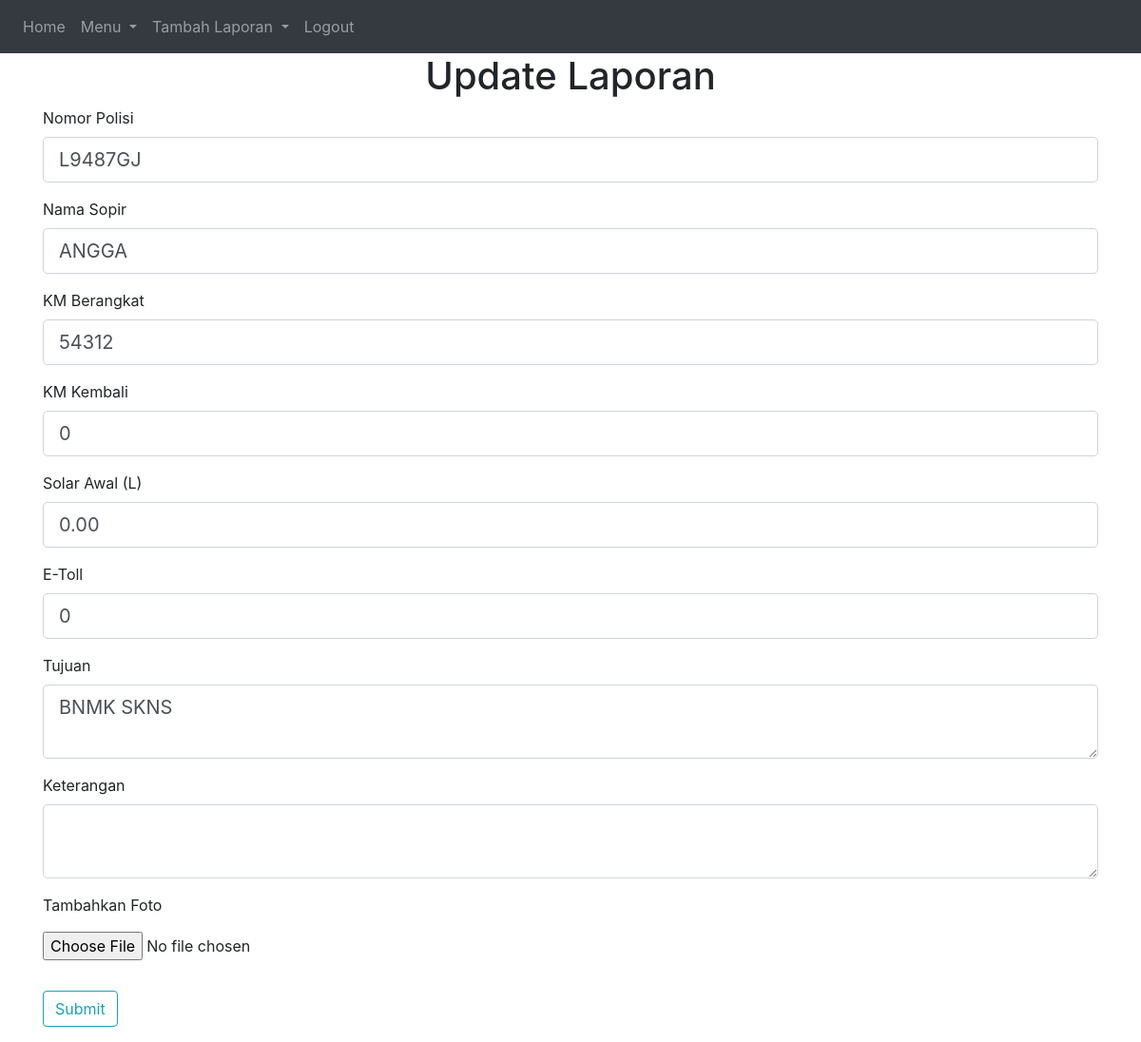
/laporan/8/update (signed in), run on an earlier commit of the app's database.
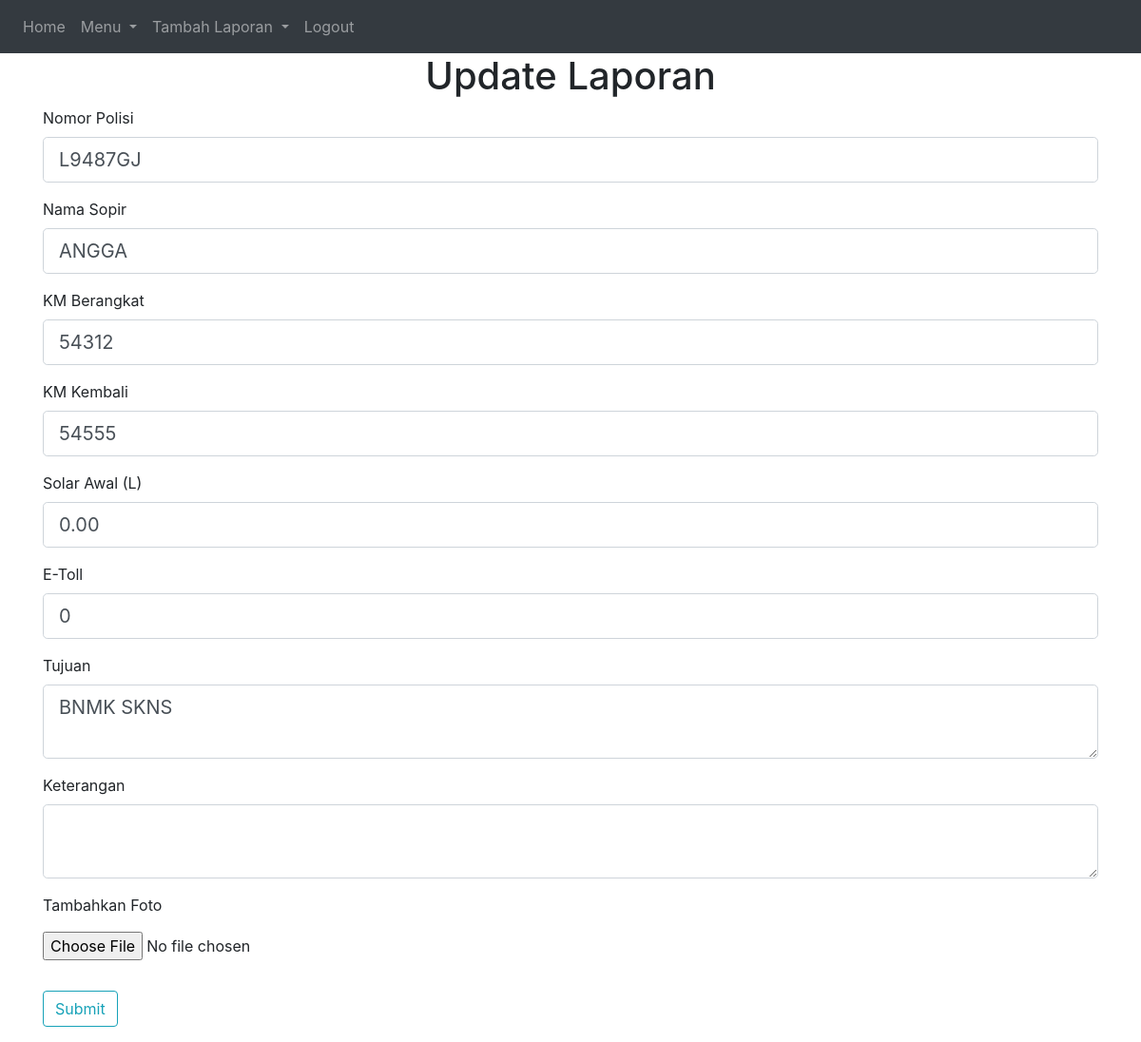
And on a later commit of the database.
### website/models.py (models this page shows, shortened)
class Laporan(db.Model):
    id = db.Column(db.Integer, primary_key=True)
    tgl_brgkt = db.Column(db.DateTime())
    tgl_kmbl = db.Column(db.DateTime())
    nopol = db.Column(db.String(100))
    sopir = db.Column(db.String(100))
    tujuan = db.Column(db.String(500))
    km_awal = db.Column(db.Integer)
    km_isi = db.Column(db.Integer)
    solar_awal = db.Column(db.Float)
    e_toll = db.Column(db.Integer)
    tujuan = db.Column(db.String(500))
    keterangan = db.Column(db.String(500))
    satpam1 = db.Column(db.String(100))
    satpam2 = db.Column(db.String(100))
    img = db.relationship('ImageSet', backref='laporan', lazy=True, uselist=True)

### website/views.py (the view)
@views.route('/laporan/<int:id>/update', methods=['GET', 'POST'])
@login_required
def update_laporan(id):
    laporan = Laporan.query.get_or_404(id)
    form = LaporanAdmin()
    file_foto = form.foto.data
    if form.validate_on_submit():
        laporan.nopol = form.nopol.data.upper()
        laporan.sopir = form.sopir.data.upper()
        laporan.km_awal = form.km_awal.data
        laporan.km_isi = form.km_isi.data
        laporan.solar_awal = form.solar_awal.data
        laporan.e_toll = form.e_toll.data
        laporan.tujuan = form.tujuan.data
        laporan.keterangan = form.keterangan.data
        if file_foto:
            foto = save_picture(file_foto)
            new_foto = ImageSet(laporan_id=laporan.id, image= foto)
            db.session.add(new_foto)
        db.session.commit()
        flash('Data laporan berhasil diupdate!', 'success')
        return redirect(url_for('views.laporan', id=laporan.id))
    elif request.method == 'GET':
        form.nopol.data = laporan.nopol
        form.sopir.data = laporan.sopir
        form.km_awal.data = laporan.km_awal
        form.km_isi.data = laporan.km_isi
        form.solar_awal.data = laporan.solar_awal
        form.e_toll.data = laporan.e_toll
        form.tujuan.data = laporan.tujuan
        form.keterangan.data = laporan.keterangan
    return render_template('add_admin.html', title="Update Laporan", form = form, user=current_user)

### website/views.py
class LaporanAdmin(FlaskForm):
    nopol = StringField('Nomor Polisi', validators=[DataRequired()])
    sopir = StringField('Nama Sopir', validators=[DataRequired()])
    km_awal = IntegerField('KM Berangkat', validators=[DataRequired()])
    km_isi = IntegerField('KM Kembali')
    solar_awal = DecimalField('Solar Awal (L)')
    e_toll = IntegerField('E-Toll')
    tujuan = TextAreaField('Tujuan')
    keterangan = TextAreaField('Keterangan')
    foto = FileField('Tambahkan Foto', validators=[FileAllowed(['jpg', 'png'])])
    submit = SubmitField('Submit')

### website/templates/add_admin.html (shortened to what the changed rows need)
{% extends "home.html" %}
{% block content %}
<h1 align="center">{% block title %} {{ title }} {% endblock %}</h1>
<div class="content-section">
    <form method="POST" action="" enctype="multipart/form-data">
        <fieldset class="form-group">
            <div class="form-group">
                {{ form.nopol.label(class="form-control-label") }}
                {% if form.nopol.errors %}
                    {{ form.nopol(class="form-control form-control-lg is-invalid") }}
                    <div class="invalid-feedback">
                        {% for error in form.nopol.errors %}
                            <span>{{ error }}</span>
                        {% endfor %}
                    </div>
                {% else %}
                    {{ form.nopol(class="form-control form-control-lg") }}
                {% endif %}
            </div>
            <div class="form-group">
                {{ form.sopir.label(class="form-control-label") }}
                {% if form.sopir.errors %}
                    {{ form.sopir(class="form-control form-control-lg is-invalid") }}
                    <div class="invalid-feedback">
                        {% for error in form.sopir.errors %}
                            <span>{{ error }}</span>
                        {% endfor %}
                    </div>
                {% else %}
                    {{ form.sopir(class="form-control form-control-lg") }}
                {% endif %}
            </div>
            <div class="form-group">
                {{ form.km_awal.label(class="form-control-label") }}
                {% if form.km_awal.errors %}
                    {{ form.km_awal(class="form-control form-control-lg is-invalid") }}
                    <div class="invalid-feedback">
                        {% for error in form.km_awal.errors %}
                            <span>{{ error }}</span>
                        {% endfor %}
                    </div>
                {% else %}
                    {{ form.km_awal(class="form-control form-control-lg") }}
                {% endif %}
            </div>
            <div class="form-group">
                {{ form.km_isi.label(class="form-control-label") }}
                {% if form.km_isi.errors %}
                    {{ form.km_isi(class="form-control form-control-lg is-invalid") }}
                    <div class="invalid-feedback">
                        {% for error in form.km_isi.errors %}
                            <span>{{ error }}</span>
                        {% endfor %}
                    </div>
                {% else %}
                    {{ form.km_isi(class="form-control form-control-lg") }}
                {% endif %}
            </div>
            <div class="form-group">
                {{ form.solar_awal.label(class="form-control-label") }}
                {% if form.solar_awal.errors %}
                    {{ form.solar_awal(class="form-control form-control-lg is-invalid") }}
                    <div class="invalid-feedback">
                        {% for error in form.solar_awal.errors %}
                            <span>{{ error }}</span>
                        {% endfor %}
                    </div>
                {% else %}
                    {{ form.solar_awal(class="form-control form-control-lg") }}
                {% endif %}
            </div>
            <div class="form-group">
                {{ form.e_toll.label(class="form-control-label") }}
                {% if form.e_toll.errors %}
                    {{ form.e_toll(class="form-control form-control-lg is-invalid") }}
                    <div class="invalid-feedback">
                        {% for error in form.e_toll.errors %}
                            <span>{{ error }}</span>
                        {% endfor %}
                    </div>
                {% else %}
                    {{ form.e_toll(class="form-control form-control-lg") }}
                {% endif %}
            </div>
            <div class="form-group">
                {{ form.tujuan.label(class="form-control-label") }}
                {% if form.tujuan.errors %}
                    {{ form.tujuan(class="form-control form-control-lg is-invalid") }}
                    <div class="invalid-feedback">
                        {% for error in form.tujuan.errors %}
                            <span>{{ error }}</span>
                        {% endfor %}
                    </div>
                {% else %}
                    {{ form.tujuan(class="form-control form-control-lg") }}
                {% endif %}
            </div>
            <div class="form-group">
                {{ form.keterangan.label(class="form-control-label") }}
                {% if form.keterangan.errors %}
                    {{ form.keterangan(class="form-control form-control-lg is-invalid") }}
                    <div class="invalid-feedback">
                        {% for error in form.keterangan.errors %}
                            <span>{{ error }}</span>
                        {% endfor %}
                    </div>
                {% else %}
                    {{ form.keterangan(class="form-control form-control-lg") }}
                {% endif %}
            </div>
        </fieldset>
    </form>
</div>
{% endblock content %}

What changed in the data, as far as the page shows it:
changed Laporan "L9487GJ": km_isi "0" → "54555"
